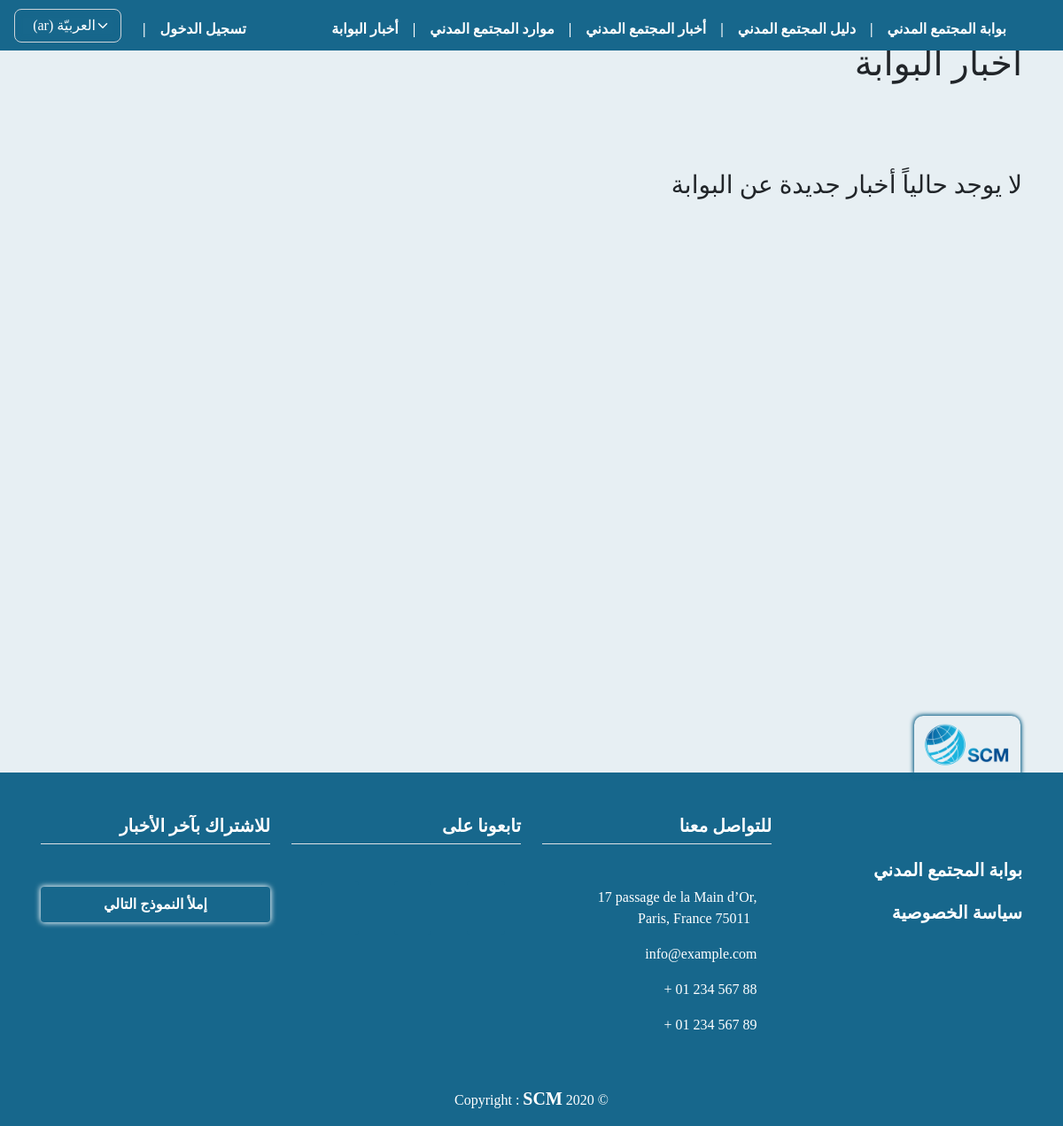
Before: /orgs_our_news/ with the older database file.
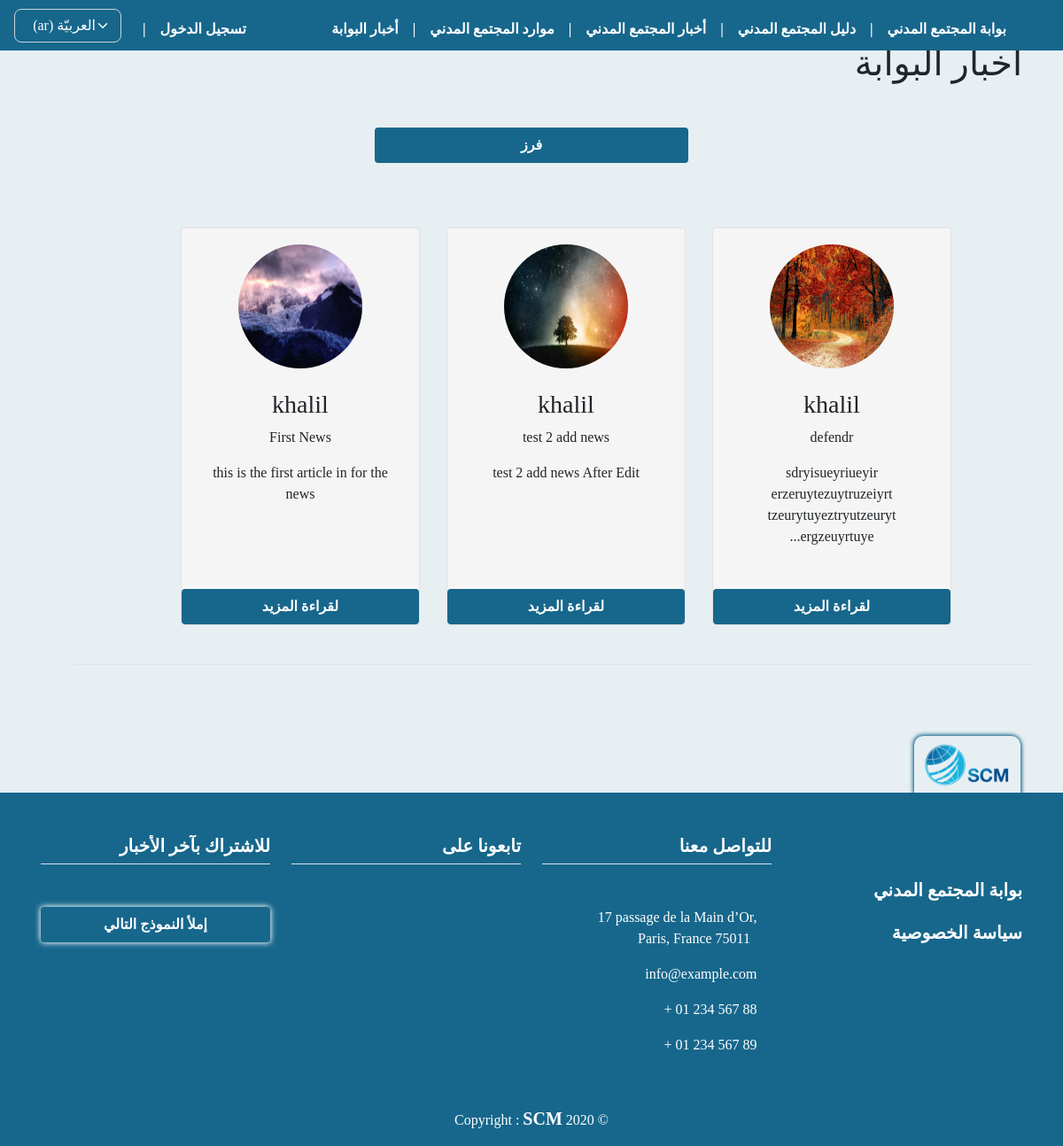
After: the same page with the newer database file.
### orgs/models.py (models this page shows, shortened)
class OrgNews(models.Model):
    user = models.ForeignKey(
        User, on_delete=models.CASCADE)
    org_name = models.ForeignKey(
        OrgProfile, on_delete=models.CASCADE, null=False, blank=True, verbose_name=_('اسم المنظمة'))
    title = models.CharField(max_length=255, null=False,
                             verbose_name=_('عنوان الخبر'))
    content = models.TextField(
        max_length=5000, null=False, verbose_name=_('تفاصيل الخبر'))
    image = models.ImageField(upload_to="news_images",
                              null=False, default='news_images/article_img.jpg', verbose_name=_("صورة الخبر"))
    publish = models.BooleanField(default=False)
    created_at = models.DateTimeField(auto_now_add=True)
    published_at = models.DateTimeField(blank=True, null=True, default=None)
    updated_at = models.DateTimeField(blank=True, null=True, default=None)

class OrgProfile(models.Model):
    user = models.ForeignKey(
        User, on_delete=models.CASCADE, null=True, blank=True, verbose_name=_("اسم المستخدم"))
    name = models.CharField(max_length=255, null=False,
                            verbose_name=_("اسم المنظمة"))
    name_en_ku = models.CharField(max_length=255, null=True, blank=True,
                                  verbose_name=_("اسم المنظمة باللغة الانكليزية أو الكردية"))
    short_cut = models.CharField(
        max_length=255, null=True, blank=True, verbose_name=_("الاسم المختصر"))
    org_type = models.CharField(
        max_length=150, null=False, choices=MyChoices.type_CHOICES, verbose_name=_("نوع المنظمة"))
    position_work = CountryField(
        max_length=255, null=False, verbose_name=_("مكان العمل"))
    city_work = models.ForeignKey(
        City, on_delete=models.SET_NULL, null=True, blank=True, verbose_name=_("المحافظة"))
    logo = models.ImageField(upload_to="org_logos",
                             null=False, default='org_logos/default_logo.jpg', verbose_name=_("شعار المنظمة"))
    message = models.TextField(
        max_length=2000, null=False, verbose_name=_("الرؤية و الرسالة"))
    name_managing_director = models.CharField(
        max_length=255, null=True, blank=True, verbose_name=_("اسم رئيس مجلس اﻹدارة"))
    name_ceo = models.CharField(
        max_length=255, null=True, blank=True, verbose_name=_('اسم المدير التنفيذي'))
    site_web = models.URLField(
        max_length=255, null=True, blank=True, verbose_name=_('الموقع الالكتروني'))
    facebook = models.URLField(
        max_length=255, null=True, blank=True, verbose_name=_('صفحة فيسبوك'))
    twitter = models.URLField(
        max_length=255, null=True, blank=True, verbose_name=_('صفحة تويتر'))
    email = models.EmailField(max_length=255, null=True,
                              blank=True, verbose_name=_('البريد الاكتروني'))
    phone = models.CharField(max_length=100, null=True,
                             blank=True, verbose_name=_('رقم الهاتف'))
    name_person_contact = models.CharField(
        max_length=255, null=True, blank=True, verbose_name=_('اسم الشخص المسؤول عن التواصل'))
    email_person_contact = models.EmailField(
        max_length=255, null=True, blank=True, verbose_name=_('البريد الاكتروني للشخص المسؤول عن التواصل'))
    org_adress = models.CharField(
        max_length=255, null=False, verbose_name=_('عنوان المقر الرئيسي'))
    work_domain = models.CharField(
        max_length=255, choices=MyChoices.domain_CHOICES, null=False, verbose_name=_('مجال العمل'))
    target_cat = models.CharField(
        max_length=255, null=False, choices=MyChoices.target_CHOICES, verbose_name=_('الفئات المستهدفة'))
    date_of_establishment = models.CharField(
        max_length=150, null=True, blank=True, verbose_name=_('تاريخ سنة التأسيس'))
    is_org_registered = models.CharField(
        max_length=100, null=False, choices=MyChoices.bool_CHOICES, verbose_name=_('هل المنظمة مسجلة ؟'))
    org_registered_country = CountryField(
        max_length=255, null=True, blank=True, verbose_name=_("بلد التسجيل"))
    org_members_count = models.PositiveIntegerField(
        validators=[MinValueValidator(1)], null=True, blank=True, verbose_name=_('عدد اﻷعضاء'))
    org_members_womans_count = models.PositiveIntegerField(
        validators=[MinValueValidator(1)], null=True, blank=True, verbose_name=_('عدد النساء من اﻷعضاء'))
    w_polic_regulations = models.CharField(
        max_length=200, null=False, choices=MyChoices.polic_CHOICES, verbose_name=_('السياسات واللوائح المكتوبة'))
    org_member_with = models.CharField(max_length=100, null=True, blank=True, choices=MyChoices.bool_CHOICES, verbose_name=_(
        'ھل المؤسسة عضو في اي شبكة او تحالف او جسم تنسیقي؟'))
    coalition_name = models.CharField(
        max_length=255, null=True, blank=True, verbose_name=_('اسم الشبكة / التحالف'))
    publish = models.BooleanField(default=False)
    created_at = models.DateTimeField(auto_now_add=True)
    published_at = models.DateTimeField(blank=True, null=True, default=None)
    updated_at = models.DateTimeField(blank=True, null=True, default=None)
    def __str__(self):
        if self.user:
            return self.name

### orgs/views.py (the view)
# urls.py: path('orgs_our_news/', views.orgs_our_news, name="orgs_our_news"),
def orgs_our_news(request):
    news = OrgNews.objects.filter(Q(publish=True) & Q(
        org_name__name='khalil')).order_by('-created_at')
    myFilter = OrgsNewsFilter(request.GET, queryset=news)
    news = myFilter.qs
    paginator = Paginator(news, 12)
    page = request.GET.get('page')
    try:
        news = paginator.get_page(page)
    except(EmptyPage, InvalidPage):
        news = paginator.page(paginator.num_pages)
    context = {
        'news': news,
        'myFilter': myFilter,
    }
    return render(request, 'orgs/our_news/our_news.html', context)

### templates/orgs/our_news/our_news.html (shortened to what this page needs)
{% extends 'base.html' %}
{% load static i18n crispy_forms_tags %}
{% block content %}
<div class="mt-4 pt-4">
    <h1> {% trans "اخبار البوابة " %} </h1>
    <div class="">
        <div class="row mt-4">
            <div class="col-lg-4 col-md-12 col-sm-12 col-xs-12">
            </div>
            {% if news%}
            <div class="col-lg-4 col-md-12 col-sm-12 col-xs-12">
                <a class="btn btn-block mt-4" data-toggle="collapse" href="#collapseFiltre" aria-expanded="false"
                    aria-controls="collapseFiltre">{% trans 'فرز' %}</a>
            </div>
            {% endif %}
            <div class="col-lg-4 col-md-12 col-sm-12 col-xs-12">
            </div>
            <div class="row row-m-0 mt-4 pt-4">
                <div class="row row-m-0 justify-content-center pt-4 pb-4 mb-4">
                    {% if news %}
                    {% for new in news %}
                    <div class="span3 well">
                        <center>
                            <a href="{% url 'news_detail' new.id %}">
                                <img src="{{ new.image.url }}" name="{{ new.title }}" title="{{ new.title }}"
                                    alt="{{ new.title }}" width="140" height="140" class="img-circle"></a>
                            <h3 class="mt-4">{{ new.org_name }}</h3>
                            <p>{{ new.title }}</p>
                            <p>{{ new.content|truncatechars:80 }}</p>
                            <p>
                                <a href="{% url 'news_detail' new.id %}" class="btn btn-block">
                                    {% trans 'لقراءة المزيد' %} </a>
                            </p>
                        </center>
                    </div>
                    {% endfor %}
                    <div class="pagination row border-top mt-4 pt-4" dir="ltr">
                    </div>
                    {% else %}
                    <h3> {% trans "لا يوجد حالياً أخبار جديدة عن البوابة" %} </h3>
                    {% endif %}
                </div>
            </div>
        </div>
    </div>
    {% endblock %}

Changed rows visible on the page:
added OrgNews: image (picture), org_name "khalil", title "defendr", content "sdryisueyriueyir erzeruytezuytruzeiyrt tzeurytuyeztryutzeuryt ergzeuyrtuye..."
added OrgNews: image (picture), org_name "khalil", title "test 2 add news", content "test 2 add news After Edit"
added OrgNews: image (picture), org_name "khalil", title "First News", content "this is the first article in for the news"
Other visible differences:
text no longer shown: "لا يوجد حالياً أخبار جديدة عن البوابة"
text now shown: "فرز"
